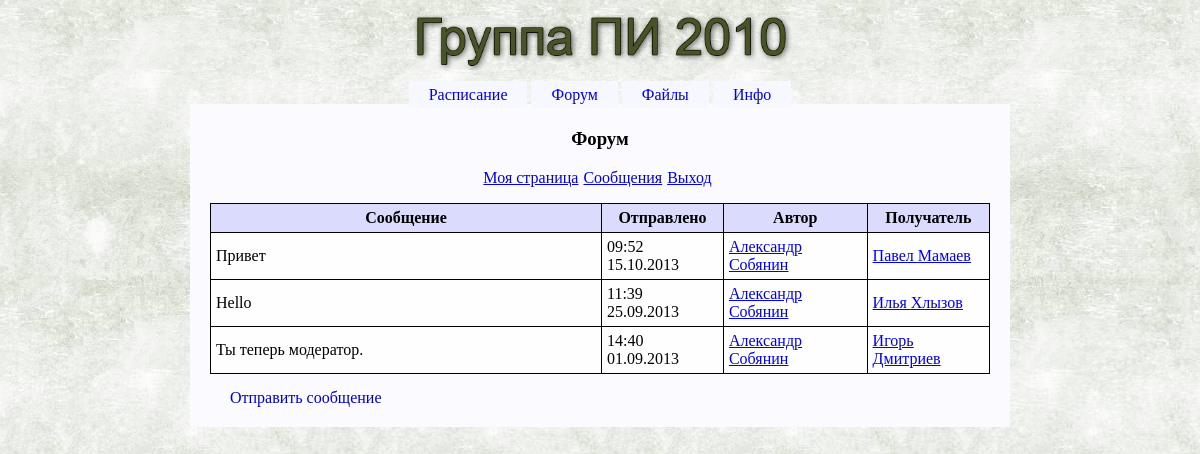
Screenshot of /message.php (signed in) with the database file from the repository.
### tables this page shows
CREATE TABLE IF NOT EXISTS `message` (
  `id` int(11) NOT NULL AUTO_INCREMENT,
  `message` varchar(255) NOT NULL,
  `send` timestamp NOT NULL DEFAULT CURRENT_TIMESTAMP ON UPDATE CURRENT_TIMESTAMP,
  `from` int(11) NOT NULL,
  `to` int(11) NOT NULL,
  PRIMARY KEY (`id`)
);

CREATE TABLE IF NOT EXISTS `users` (
  `id` int(11) NOT NULL AUTO_INCREMENT,
  `login` varchar(20) NOT NULL,
  `password` varchar(32) NOT NULL,
  `position` int(11) NOT NULL DEFAULT '0',
  `firstname` varchar(20) DEFAULT NULL,
  `lastname` varchar(20) DEFAULT NULL,
  `birth` date DEFAULT NULL,
  `phone` varchar(12) DEFAULT NULL,
  `email` varchar(20) DEFAULT NULL,
  PRIMARY KEY (`id`)
);

### message.php (the view, shortened to what this page needs)
<?php
include("./include/jsheader.php");
include("./include/nav.php");
?>
<section>
<h3>Форум</h3>
<?php
if(empty($_SESSION['login']) or empty($_SESSION['id'])) { ?>
<h3>Страница недоступна</h3>
<p>Привет, гость. <a href='.\auth.php'>Вход</a></p>
<?php
} else {
	include("./include/usermenu.php");
	$userid = intval($_SESSION['id']);
	include("./include/connect.php");
	$result = mysql_query("SELECT `id`, `message`, `from`, `to`, DATE_FORMAT(`send`, '%H:%i %d.%m.%Y') as sendtime FROM `message` WHERE `from` = '{$userid}' OR `to` = '{$userid}' ORDER BY `send` DESC", $db) or die("Не могу выполнить запрос.");
	if(mysql_num_rows($result) > 0) {
		include("./include/linktouser.php");
?>
<table class="forum">
	<tr>
		<th>Сообщение</th>
		<th>Отправлено</th>
		<th>Автор</th>
		<th>Получатель</th>
	</tr>
<?php while($msg = mysql_fetch_assoc($result)) { ?>
	<tr>
		<td class="msg"><?php echo htmlspecialchars($msg['message']); ?></td>
		<td><?php echo htmlspecialchars($msg['sendtime']); ?></td>
		<td><?php echo linktouser($msg['from']); ?></td>
		<td><?php echo linktouser($msg['to']); ?></td>
	</tr>
<?php } ?>
</table>
<?php } ?>
<div class='spoiler'>
	<a class='spoiler-head' href='#'>Отправить сообщение</a>
</div>
<?php
}
?>
</section>
</body>
</html>

### include/linktouser.php
<?php
function linktouser($input) {
	$authorId = intval($input);
	$result = mysql_query("SELECT `firstname`, `lastname` FROM `users` WHERE `id` = '{$authorId}'") or die("Не могу выполнить запрос.");
	$row = mysql_fetch_assoc($result);
	$return = '<a href="./user.php?id='. $authorId . '">' . htmlspecialchars($row['firstname']) . ' ' . htmlspecialchars($row['lastname']) . '</a>';
	return $return;
}

### style.css (style rules this page uses)
section { margin:auto; padding:5px 10px; background:#fafaff; width:800px; }
table { border-collapse:collapse; }
table, tbody, thead, th, tr, td { margin:auto; border:1px solid #000; padding:5px; }
table.forum { margin:10px auto; width:780px }
th { background:#dbdbfd; text-align:center; }
tr { background:#fefefe; text-align:left; }
td.msg { width:380px; }
.spoiler { position:relative; margin:15px 30px; text-align:left; }
.spoiler a.spoiler-head { background:#fafaff; display:block; color:#00c; text-decoration:none; }

### rows the page displays
message: message "Привет", sendtime "09:52 15.10.2013", users.firstname "Александр Павел", users.lastname "Собянин Мамаев"
message: message "Hello", sendtime "11:39 25.09.2013", users.firstname "Александр Илья", users.lastname "Собянин Хлызов"
message: message "Ты теперь модератор.", sendtime "14:40 01.09.2013", users.firstname "Александр Игорь", users.lastname "Собянин Дмитриев"
